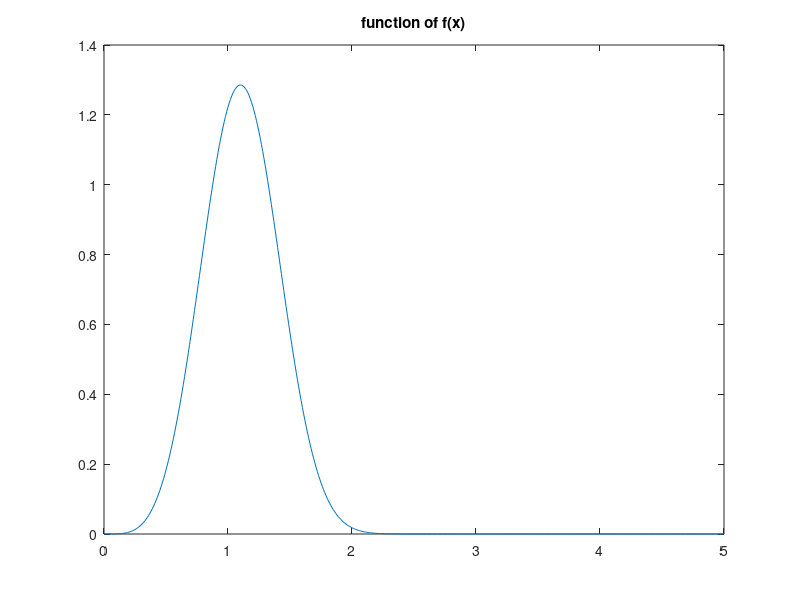
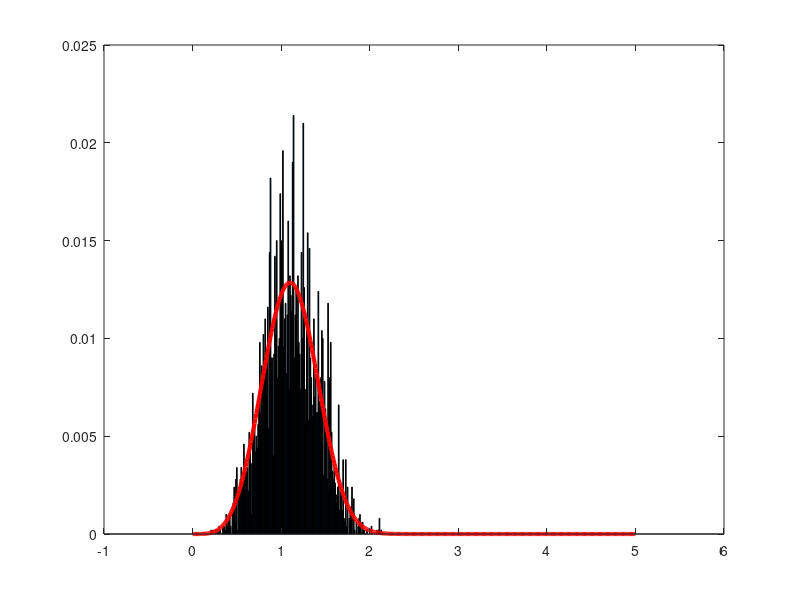

Recreate these plots in MATLAB, in order.
clear all;
close all;
f0=inline('x.^4.*exp(-x.^3.)');

c=quad(f0,0,5);

f=inline('x.^4.*exp(-x.^3.)/d','x','d');

figure(1); % display density function f(x)
t=0:0.01:5;
N=length(t);
plot(t,f(t,c));
title('function of f(x)');

K=5000;
x=zeros(1,K);
x(1)=0.5; %initial
rand('seed',0);
for k = 2:K
    y = exprnd(1);
    rho = min((f(y,c)*exp(-x(k-1)))/(f(x(k-1),c)*exp(-y)),1);
    U = rand;
    
    x(k) = y*(U < rho)+ x(k-1)*(U > rho);

end

h=histc(x,t)/K;

figure(2);
bar(t,h);
hold on;
plot(t, f(t,c)/sum(f(t,c)),'r','linewidth',3);
